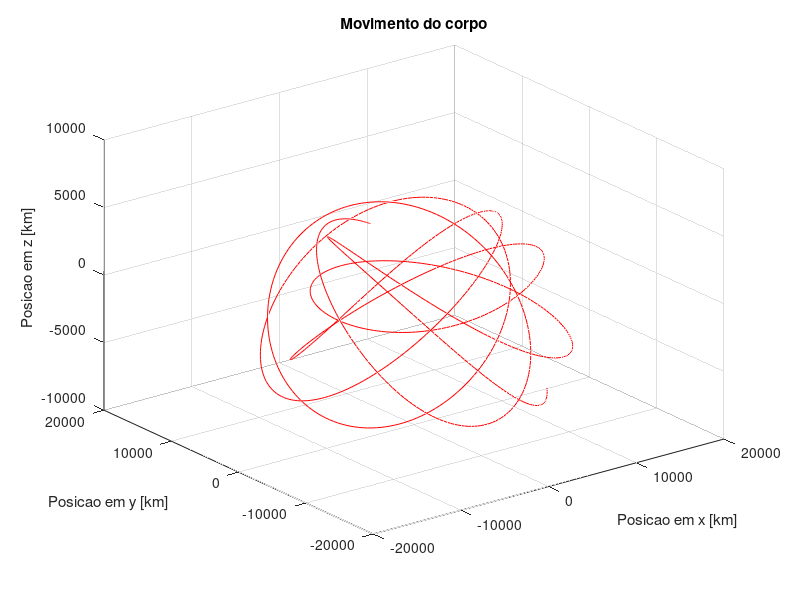

Here is the MATLAB script that generated this plot: (Note: this script raises an error after producing the figure.)
function atividade7()

    ut = 3.9860040*10^5;
    Rt = 6378.16;

    a = 1.5*Rt;
    e = 0.1;
    
    i = 30;
    omega = 45;
    w = 60;
    
    i = i*pi/180;
    omega = omega*pi/180;
    w = w*pi/180;

    
    T= [16 1 5];
    D= [22 6 1962];
    
    t=[2 15 0];
    d=[23 6 1962];
    
    UT1=T(1)+(T(2)/60)+(T(3)/3600);
    ut2=t(1)+(t(2)/60)+(t(3)/3600);
    
    mc1 = floor(7*(D(3)+floor((D(2)+9)/12)/4));
    Jo1 = 367*D(3)-mc1+floor(257*D(2)/9)+D(1)+1721013.5;
    
    mc2 = floor(7*(d(3)+floor((d(2)+9)/12)/4));
    Jo2 = 367*d(3)-mc2+floor(257*d(2)/9)+d(1)+1721013.5;

    JD1 = Jo1 +(UT1/24);
    JD2 = Jo2 +(ut2/24);
    
    Delta_JD = (JD2 - JD1)*86400;
    
    
    n = sqrt(ut/a^3);
    M = n*Delta_JD;

    E0 = 0;
    iter = 0;
    itermax = 100;

    Er = E0;
    es = 0.05;

    while(1)
        Erold = Er;
        x1 = Erold - e*sin(Erold)-M;
        x2 = 1 - e*cos(Erold);
        Er = Erold - (x1/x2);
        iter = iter + 1;
        if Er ~= 0
            ea = abs((Er - Erold)/Er)*100;
        end
        if ea < es || iter >= itermax
            E = Er;
            break;
        end
    end
    
    r = a*(1 - e*cos(E));
    X = a*(cos(E) - e);
    Y = a*sqrt(1 - e^2)*sin(E);
    Z = 0;
    Vx = -n*(a^2)*sin(E)/r;
    Vy = n*(a^2)*sqrt(1 - e^2)*cos(E)/r;
    Vz = 0;

    Rz_omega = [cos(-omega) sin(-omega) 0;-sin(-omega) cos(-omega) 0;0 0 1];
    Rx_i = [1 0 0;0 cos(-i) sin(-i);0 -sin(-i) cos(-i)];
    Rz_w = [cos(-w) sin(-w) 0;-sin(-w) cos(-w) 0;0 0 1];

    Rot = Rz_omega*Rx_i;
    Rot = Rot*Rz_w;

    Pos = [X;Y;Z];
    V = [Vx;Vy;Vz];

    Pos_0 = Rot*Pos;
    V_0 = Rot*V;
    
    display(Pos_0);
    display(V_0);
    
    t0 = 0;
    tf = 86200;
    
    options = odeset('Abstol', [1e-6 1e-6 1e-6 1e-6 1e-6 1e-6], 'Reltol', 1e-6); 
    
    [~,valores_saida] = ode45( @odefun,[t0 tf],[Pos_0(1) Pos_0(2) Pos_0(3) V_0(1) V_0(2) V_0(3)],options);
    [lon,lat,~] = cart2sph(valores_saida(:,1),valores_saida(:,2),valores_saida(:,3));
    
    figure(1);
    plot3(valores_saida(:,1),valores_saida(:,2),valores_saida(:,3),'r');
    title('Movimento do corpo');
    xlabel('Posicao em x [km]');
    ylabel('Posicao em y [km]');
    zlabel('Posicao em z [km]');
    grid on;
    axis([-2 2 -2 2 -1 1]*10^4);
    
    figure(2);
    geoshow('landareas.shp', 'FaceColor', [0.8 1 0.8]);
    hold on;
    plot(lon*180/pi, lat*180/pi, '.k');
    axis equal;
    
    
end


function [G] = odefun(~,I)
    
    G = zeros(6,1);
    
    w = 7.29*10^-5;
    ut = 3.9860040*(10^5);
    r = sqrt(I(1)^2 + I(2)^2 + I(3)^2);
    
    G(1) = I(4);
    G(2) = I(5);
    G(3) = I(6);
    
    G(4) = -ut*I(1)/(r^3)+(w^2)*I(1)+2*w*I(5);
    G(5) = -ut*I(2)/(r^3)+(w^2)*I(2)-2*w*I(4);
    G(6) = -ut*I(3)/(r^3);

end